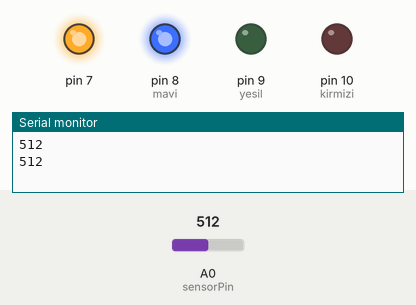
The sketch below on a simulated Arduino Uno, built with avr-gcc and run on an emulated ATmega328P. Parts: output pins drawn as LEDs (lit = HIGH), the last lines printed to the serial monitor. The test bench sets the inputs (shaded band); at power-on: A0 (sensorPin) = 512.

Above: at 1.8 s.
1.9 s: A0 (sensorPin) set to 414
3.4 s: A0 (sensorPin) set to 393
At 5.1 s:
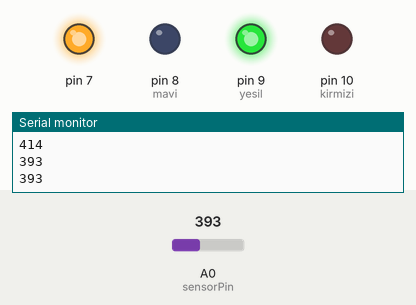
5.5 s: A0 (sensorPin) set to 760
At 6.6 s:
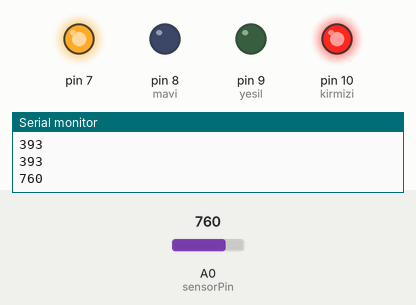
7.5 s: A0 (sensorPin) set to 739
At 9.2 s:
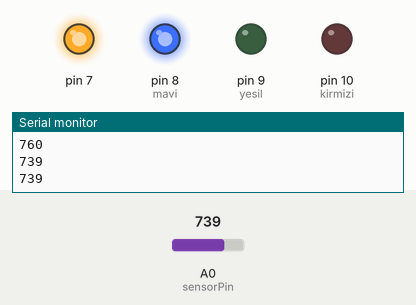
9.5 s: A0 (sensorPin) set to 900
At 10.9 s:
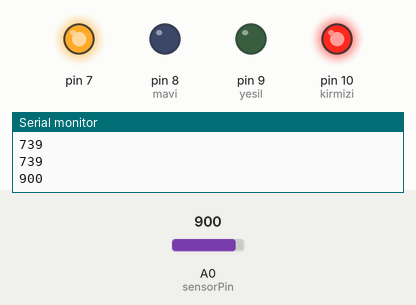
Timing chart, 0 to 12.5 s (numbered marks = the images above; inputs shaded):
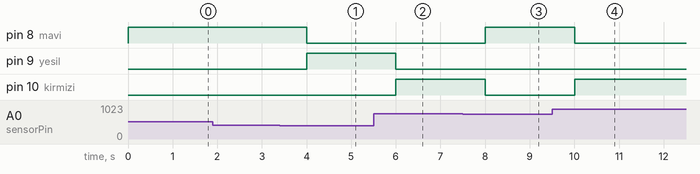

The sketch:

gaz_sensor.ino
```cpp
int mavi=8;
int yesil=9;
int kirmizi=10;
int sensorPin=A0;

void setup() {
  // put your setup code here, to run once:
  pinMode(mavi,OUTPUT);
  pinMode(yesil,OUTPUT);
  pinMode(kirmizi,OUTPUT);
  pinMode(sensorPin,INPUT);
  Serial.begin(9600);
  pinMode(7,OUTPUT);
  digitalWrite(7,HIGH);

}

void loop() {
  // put your main code here, to run repeatedly:
  int deger=analogRead(sensorPin);
  Serial.println(deger);


  if(deger>750)
  {
    digitalWrite(kirmizi,HIGH);
    digitalWrite(mavi,LOW);
    digitalWrite(yesil,LOW);
  }
  else if(deger>400)
  {
    digitalWrite(kirmizi,LOW);
    digitalWrite(mavi,HIGH);
    digitalWrite(yesil,LOW);
  }
    else
  {
    digitalWrite(kirmizi,LOW);
    digitalWrite(mavi,LOW);
    digitalWrite(yesil,HIGH);
  }


delay(1000);
}
```

Measured:
- the behaviour switches between 401 and 400 on A0 (sensorPin) (found by bisection; images 0 and 1)
- the behaviour switches between 751 and 750 on A0 (sensorPin) (found by bisection; images 2 and 3)
- after the input at 3.4 s, pin 8 (mavi): HIGH → LOW after 0.60 s; pin 9 (yesil): LOW → HIGH after 0.60 s
- after the input at 5.5 s, pin 9 (yesil): HIGH → LOW after 0.50 s; pin 10 (kirmizi): LOW → HIGH after 0.50 s
- after the input at 7.5 s, pin 8 (mavi): LOW → HIGH after 0.50 s; pin 10 (kirmizi): HIGH → LOW after 0.50 s
- after the input at 9.5 s, pin 8 (mavi): HIGH → LOW after 0.50 s; pin 10 (kirmizi): LOW → HIGH after 0.50 s
